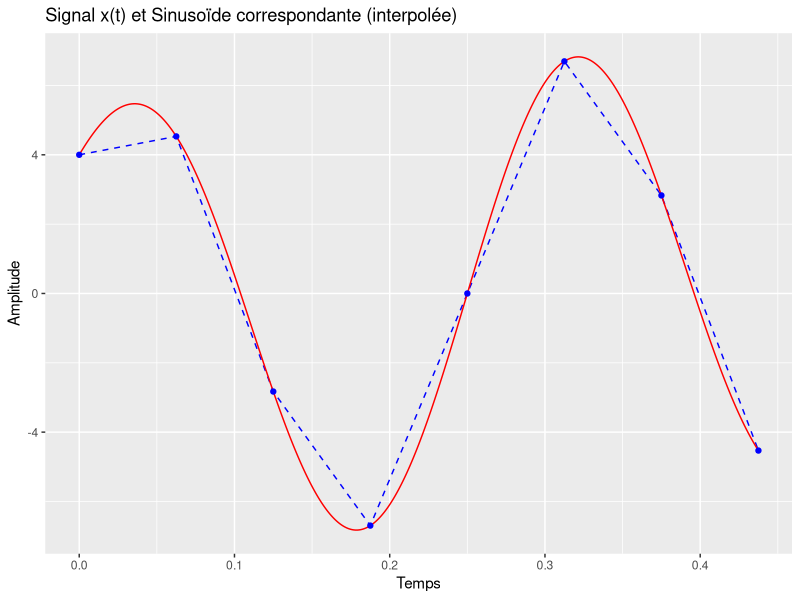
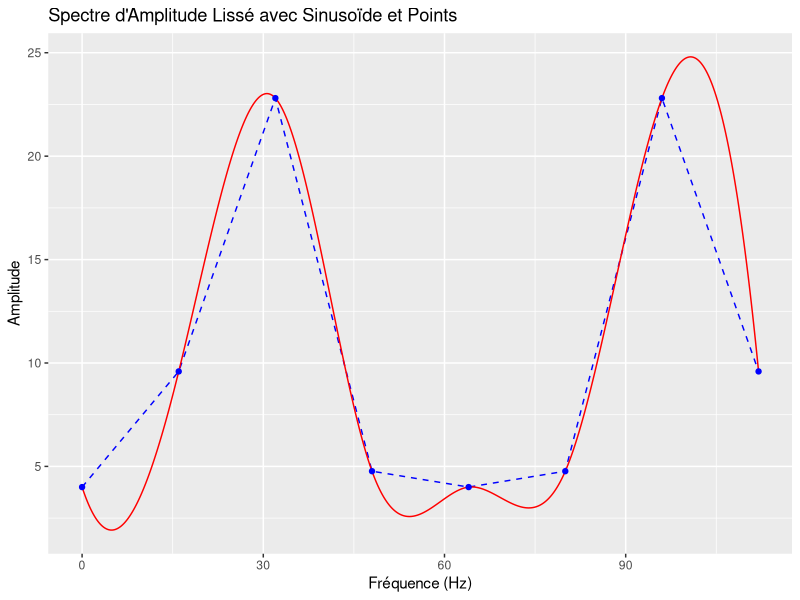

Source code (R) for these figures, in order:
### Question 1 ###

# Définir les paramètres
N <- 8
Te <- 1/16  # Période d'échantillonnage (fe = 16 Hz)
t <- seq(0, (N-1)*Te, by=Te)  # Créer un vecteur de temps
n <- 0:(N-1)
xt <- 3 * sin(8 * pi * t) + 4 * cos(6 * pi * t)

# Définir la fonction x(t)
x <- function(t) {
  return(3 * sin(8 * pi * t) + 4 * cos(6 * pi * t))
}

# Échantillonner le signal x(t) pour obtenir xn
xn <- x(t)

# Calculer la TFD
Xk <- complex(real=rep(0,N), imaginary=rep(0,N)) # Initialiser un vecteur complexe

for (k in 0:(N-1)) {
  for (nn in n) {
    Xk[k+1] = Xk[k+1] + xt[nn+1] * exp(-1i * 2 * pi * k * nn / N)
  }
}

print(Xk)

### Question 2 ###

library(ggplot2)

# Créer un data frame pour le signal xn
df_signal <- data.frame(t, xn)

# Créer un vecteur de temps pour une interpolation plus fine
t_interpolation <- seq(0, (N-1)*Te, length.out = 1000)

# Calculer la sinusoïde correspondante à votre signal avec interpolation
sinusoide_interpol <- 3 * sin(8 * pi * t_interpolation) + 4 * cos(6 * pi * t_interpolation)

# Créer un data frame pour la sinusoïde interpolée
df_sinusoide_interpol <- data.frame(t = t_interpolation, sinusoide = sinusoide_interpol)

# Tracer le signal et la sinusoïde interpolée sur le même graphique
(
  ggplot() +
    geom_line(data = df_signal, aes(x = t, y = xn), color = "blue", linetype = "dashed") +
    geom_path(data = df_sinusoide_interpol, aes(x = t, y = sinusoide), color = "red") +
    geom_point(data = df_signal, aes(x = t, y = xn), color = "blue") +  # Ajouter des points bleus pour le signal
    labs(x = "Temps", y = "Amplitude") +
    ggtitle("Signal x(t) et Sinusoïde correspondante (interpolée)")
)

# Calculer le spectre d'amplitude
amplitude_spectrum <- Mod(Xk)

# Créer un data frame pour le spectre d'amplitude
df_spectrum <- data.frame(
  frequency = seq(0, (N-1)*(1/Te), by=1/Te),
  amplitude_spectrum
)

# Effectuer une interpolation pour obtenir une courbe lisse
smoothed_spectrum <- spline(df_spectrum$frequency, df_spectrum$amplitude_spectrum, n=1000)

# Créer un nouveau data frame pour les données lissées
df_smoothed_spectrum <- data.frame(
  frequency = smoothed_spectrum$x,
  amplitude_spectrum = smoothed_spectrum$y
)

# Tracer le spectre d'amplitude lissé avec les points originaux
(
  ggplot(df_spectrum, aes(x=frequency))
  + geom_line(aes(y=amplitude_spectrum), color="blue", linetype = "dashed")  # Tracer le spectre d'amplitude original sous forme de courbe bleue
  + geom_line(data=df_smoothed_spectrum, aes(x=frequency, y=amplitude_spectrum), color="red")  # Tracer le spectre d'amplitude lissé sous forme de courbe rouge
  + geom_point(data=df_spectrum, aes(x=frequency, y=amplitude_spectrum), color="blue")  # Ajouter des points bleus aux sommets de la courbe originale
  + labs(x="Fréquence (Hz)", y="Amplitude")
  + ggtitle("Spectre d'Amplitude Lissé avec Sinusoïde et Points")
)
